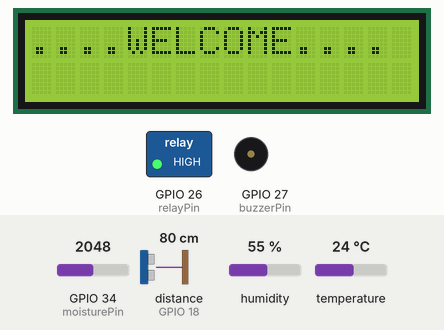
Simulated run of this sketch. Board: ESP32. Parts: 16×2 character LCD, switched loads named in the sketch (green lamp = pin HIGH), buzzer (waves = sounding, pin HIGH). The test bench sets the inputs (shaded band); at power-on: distance to the obstacle (sensor on GPIO 18) 80 cm, GPIO 34 (moisturePin) = 2048, humidity 55 %, temperature 24 °C. The echo pulse lasts 58.3 µs per cm; WiFi joins after 1.5 s; servers stay silent unless stated; pins used as bus, display or sensor lines are not drawn.

Above: at 1.9 s.
At 7.5 s:
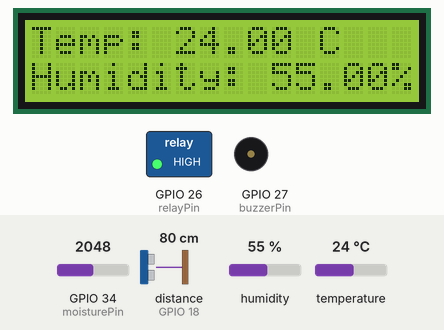
7.6 s: distance to the obstacle (sensor on GPIO 18) set to 5 cm
11.0 s: distance to the obstacle (sensor on GPIO 18) set to 2 cm
At 15.01 s:
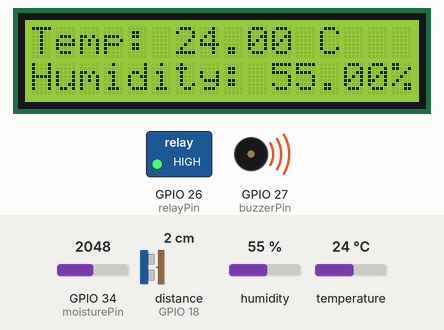
18.2 s: GPIO 34 (moisturePin) set to 3435
24.0 s: GPIO 34 (moisturePin) set to 3548
At 31.01 s:
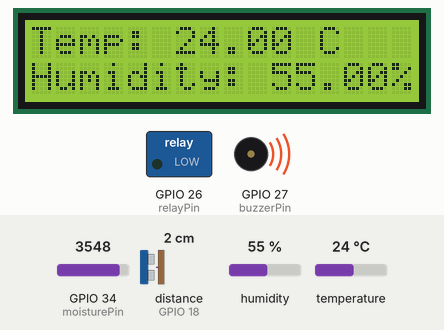
32.7 s: humidity set to 22 %
At 37.52 s:
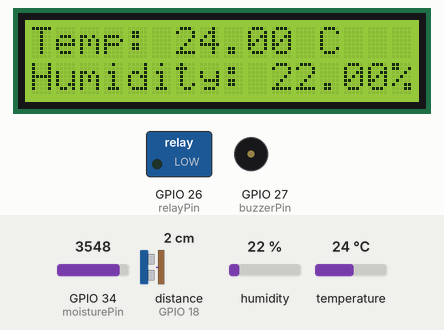
38.4 s: temperature set to 12 °C
At 43.01 s:
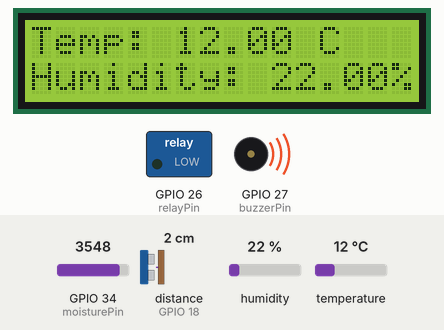
Timing chart, 0 to 44.4 s (numbered marks = the images above; inputs shaded):
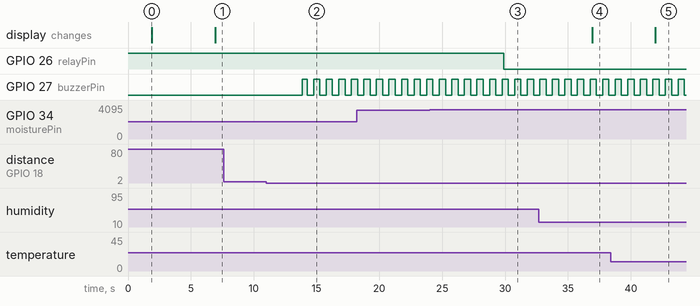

The sketch:

SmartFarming.ino
```cpp
#define BLYNK_TEMPLATE_ID ""
#define BLYNK_TEMPLATE_NAME ""
#define BLYNK_AUTH_TOKEN ""

#define BLYNK_PRINT Serial

#include <WiFi.h>
#include <WiFiClient.h>
#include <BlynkSimpleEsp32.h>
#include <DHT.h>
#include <Wire.h>
#include <LiquidCrystal_I2C.h>

// Pin definitions
const int trigPin = 5;
const int echoPin = 18;
const int relayPin = 26;
const int buzzerPin = 27;
const int moisturePin = 34;

#define DHTPIN 4
#define DHTTYPE DHT11

DHT dht(DHTPIN, DHTTYPE);
LiquidCrystal_I2C lcd(0x27, 16, 2);

char ssid[] = "";
char pass[] = "";

BlynkTimer timer;

#define DRY_VALUE 4095
#define WET_VALUE 2045

float currentDistance = 0;
bool manualPumpControl = false;
int moisturePercent = 0;

bool tankFullBeepActive = false;
int buzzerTimerID = -1;

// Flags to prevent repeated logEvent
bool moistureLowLogged = false;
bool moistureHighLogged = false;
bool tankFullLogged = false;
bool tankEmptyLogged = false;

void beepBuzzer() {
  static bool state = false;
  state = !state;
  digitalWrite(buzzerPin, state ? HIGH : LOW);
  Blynk.virtualWrite(V2, state ? 1 : 0);
}

void sendDHTData() {
  float temperature = dht.readTemperature();
  float humidity = dht.readHumidity();

  if (isnan(temperature) || isnan(humidity)) {
    Serial.println("Failed to read from DHT sensor!");
    return;
  }

  Blynk.virtualWrite(V3, temperature);
  Blynk.virtualWrite(V4, humidity);

  lcd.clear();
  lcd.setCursor(0, 0);
  lcd.print("Temp: ");
  lcd.print(temperature);
  lcd.print(" C");

  lcd.setCursor(0, 1);
  lcd.print("Humidity: ");
  lcd.print(humidity);
  lcd.print("%");
}

void sendSoilMoisture() {
  int sensorValue = analogRead(moisturePin);
  moisturePercent = map(sensorValue, DRY_VALUE, WET_VALUE, 0, 100);
  moisturePercent = constrain(moisturePercent, 0, 100);

  Blynk.virtualWrite(V5, moisturePercent);

  if (!manualPumpControl) {
    if (moisturePercent < 30) {
      digitalWrite(relayPin, LOW);
      if (!moistureLowLogged) {
        Blynk.logEvent("moisture_low", "Soil moisture is low (< 30%)");
        moistureLowLogged = true;
        moistureHighLogged = false;
      }
    } else if (moisturePercent >= 75) {
      digitalWrite(relayPin, HIGH);
      if (!moistureHighLogged) {
        Blynk.logEvent("moisture_high", "Soil moisture is high (>= 75%)");
        moistureHighLogged = true;
        moistureLowLogged = false;
      }
    }
  }
}

void updateUltrasonic() {
  digitalWrite(trigPin, LOW);
  delayMicroseconds(2);
  digitalWrite(trigPin, HIGH);
  delayMicroseconds(10);
  digitalWrite(trigPin, LOW);

  long duration = pulseIn(echoPin, HIGH, 20000);
  if (duration == 0) return;

  float distance = duration * 0.034 / 2.0;
  currentDistance = distance;
  Blynk.virtualWrite(V1, distance);

  if (distance < 3.0) {
    if (!tankFullBeepActive) {
      tankFullBeepActive = true;
      buzzerTimerID = timer.setInterval(500L, beepBuzzer);
      if (!tankFullLogged) {
        Blynk.logEvent("tank_full", "Tank is full (distance < 3 cm)");
        tankFullLogged = true;
        tankEmptyLogged = false;
      }
    }
  } else if (distance >= 5.0 && distance <= 8.0) {
    if (tankFullBeepActive) {
      timer.deleteTimer(buzzerTimerID);
      tankFullBeepActive = false;
    }
    digitalWrite(buzzerPin, HIGH);
    Blynk.virtualWrite(V2, 1);
    delay(2000);
    digitalWrite(buzzerPin, LOW);
    Blynk.virtualWrite(V2, 0);
    if (!tankEmptyLogged) {
      Blynk.logEvent("tank_empty", "Tank is empty");
      tankEmptyLogged = true;
      tankFullLogged = false;
    }
  } else {
    if (tankFullBeepActive) {
      timer.deleteTimer(buzzerTimerID);
      tankFullBeepActive = false;
    }
    digitalWrite(buzzerPin, LOW);
    Blynk.virtualWrite(V2, 0);
  }
}

BLYNK_WRITE(V0) {
  int value = param.asInt();
  manualPumpControl = true;
  if (value == 1) {
    digitalWrite(relayPin, LOW);
  } else {
    digitalWrite(relayPin, HIGH);
  }
}

void setup() {
  Serial.begin(115200);

  pinMode(trigPin, OUTPUT);
  pinMode(echoPin, INPUT);
  pinMode(relayPin, OUTPUT);
  pinMode(buzzerPin, OUTPUT);
  pinMode(moisturePin, INPUT);

  digitalWrite(relayPin, HIGH);
  digitalWrite(buzzerPin, LOW);

  dht.begin();
  Blynk.begin(BLYNK_AUTH_TOKEN, ssid, pass);

  Wire.begin(21, 22);
  lcd.init();
  lcd.backlight();
  lcd.setCursor(0, 0);
  lcd.print("....WELCOME....");

  timer.setInterval(5000L, sendDHTData);
  timer.setInterval(7000L, sendSoilMoisture);
  timer.setInterval(4000L, updateUltrasonic);
}

void loop() {
  Blynk.run();
  timer.run();
}
```

Measured:
- the behaviour switches between 4 and 3 cm on distance to the obstacle (sensor on GPIO 18) (found by bisection; images 1 and 2)
- the behaviour switches between 3480 and 3481 on GPIO 34 (moisturePin) (found by bisection; images 2 and 3)
- after the input at 7.6 s, every drawn part: stays the same
- after the input at 11.0 s, GPIO 27 (buzzerPin): LOW → HIGH after 2.9 s, then repeats every 1.0 s: LOW 0.50 s, HIGH 0.50 s
- after the input at 24.0 s, GPIO 26 (relayPin): HIGH → LOW after 5.9 s
- after the input at 32.7 s, the display: changes after 4.2 s (image 4)
- after the input at 38.4 s, the display: changes after 3.5 s (image 5)
- what the display in image 0 shows lasts 5.0 s, from 1.9 s to 6.9 s
